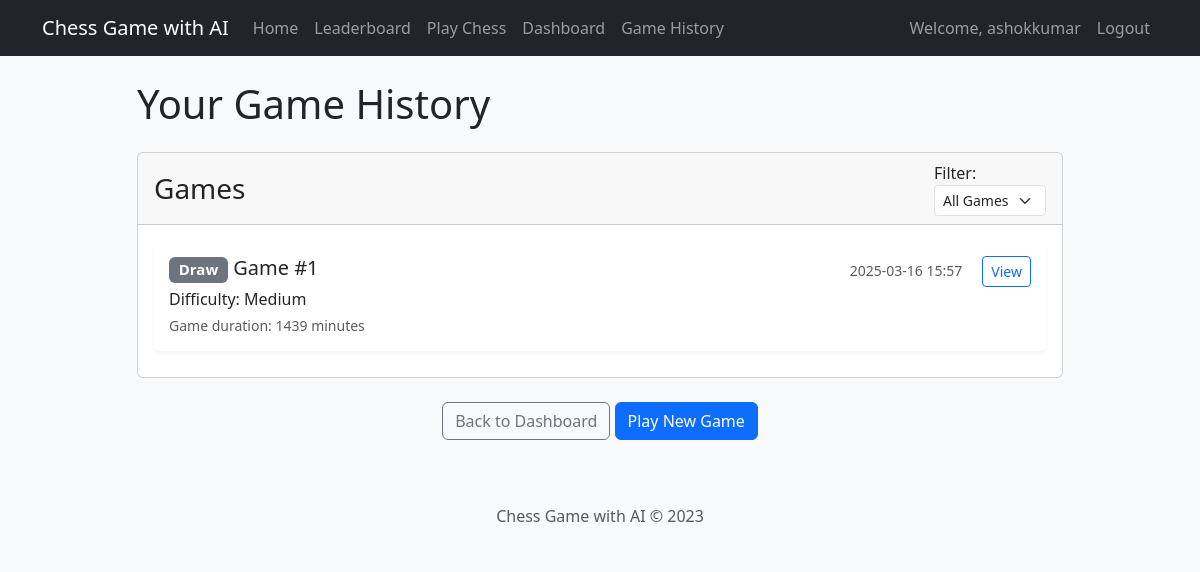
The page /game_history (signed in) on the database as committed earlier.
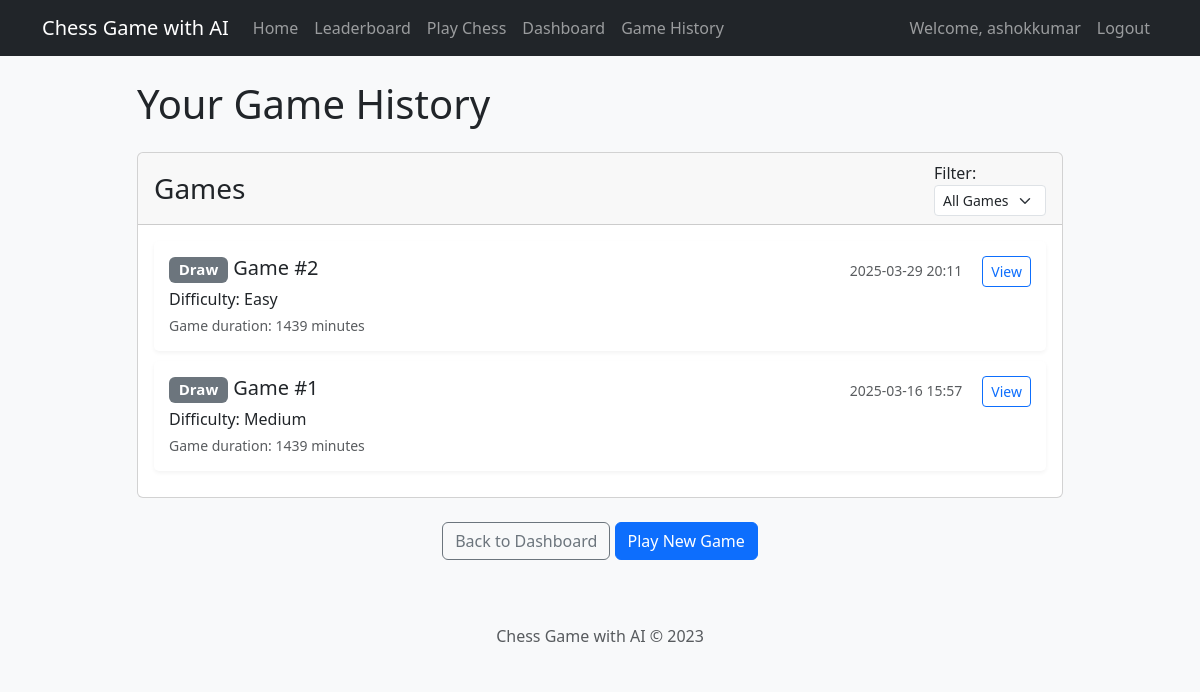
The same page on the database as committed later.
### chess_app/db/models.py (models this page shows, shortened)
class Game(db.Model):
    __tablename__ = 'games'
    id = db.Column(db.Integer, primary_key=True)
    user_id = db.Column(db.Integer, db.ForeignKey('users.id'), nullable=False)
    start_time = db.Column(db.DateTime, default=datetime.utcnow)
    end_time = db.Column(db.DateTime, nullable=True)
    result = db.Column(db.String(10), nullable=True)  # 'win', 'loss', 'draw'
    difficulty = db.Column(db.String(10), nullable=False, default='medium')
    moves = db.Column(db.Text, nullable=True)  # Stored as JSON string
    final_fen = db.Column(db.String(100), nullable=True)

### chess_app/web/app.py (the view)
    @app.route('/game_history')
    @login_required
    def game_history():
        games = Game.query.filter_by(user_id=current_user.id).order_by(Game.end_time.desc()).all()
        return render_template('game_history.html', games=games)

### chess_app/web/templates/game_history.html (shortened to what this page needs)
{% extends "base.html" %}
{% block content %}
<div class="row">
    <div class="col-md-10 offset-md-1">
        <h1 class="mb-4">Your Game History</h1>
        <div class="card mb-4">
            <div class="card-header d-flex justify-content-between align-items-center">
                <h3 class="card-title mb-0">Games</h3>
                <div class="form-inline">
                    <label for="history-filter" class="me-2">Filter:</label>
                    <select id="history-filter" class="form-select form-select-sm">
                        <option value="all" selected>All Games</option>
                    </select>
                </div>
            </div>
            <div class="card-body">
                {% if games %}
                <div class="list-group">
                    {% for game in games %}
                    <div class="game-history-item" data-result="{{ game.result }}">
                        <div class="d-flex justify-content-between align-items-center">
                            <h5 class="mb-1">
                                {% if game.result == 'win' %}
                                <span class="badge bg-success">Win</span>
                                {% elif game.result == 'loss' %}
                                <span class="badge bg-danger">Loss</span>
                                {% else %}
                                <span class="badge bg-secondary">Draw</span>
                                {% endif %}
                                Game #{{ game.id }}
                            </h5>
                            <div>
                                <small class="text-muted me-3">{{ game.end_time.strftime('%Y-%m-%d %H:%M') }}</small>
                                <a href="{{ url_for('view_game', game_id=game.id) }}" class="btn btn-sm btn-outline-primary">View</a>
                            </div>
                        </div>
                        <p class="mb-1">Difficulty: {{ game.difficulty.capitalize() }}</p>
                        <p class="mb-0 small text-muted">Game duration:
                            {% if game.start_time and game.end_time %}
                            {{ (game.end_time - game.start_time).seconds // 60 }} minutes
                            {% else %}
                            Unknown
                            {% endif %}
                        </p>
                    </div>
                    {% endfor %}
                </div>
                {% else %}
                <div class="alert alert-info">
                    <p>You haven't played any games yet. <a href="{{ url_for('play') }}">Start playing now!</a></p>
                </div>
                {% endif %}
            </div>
        </div>
        <div class="text-center">
            <a href="{{ url_for('dashboard') }}" class="btn btn-outline-secondary">Back to Dashboard</a>
            <a href="{{ url_for('play') }}" class="btn btn-primary">Play New Game</a>
        </div>
    </div>
</div>
{% endblock %}

Rows that differ between the two databases and show on the page:
added Game: result "Draw", id "2", end_time "2025-03-29 20:11", difficulty "Easy", (game.end_time-game.start_time).seconds//60 "1439"
